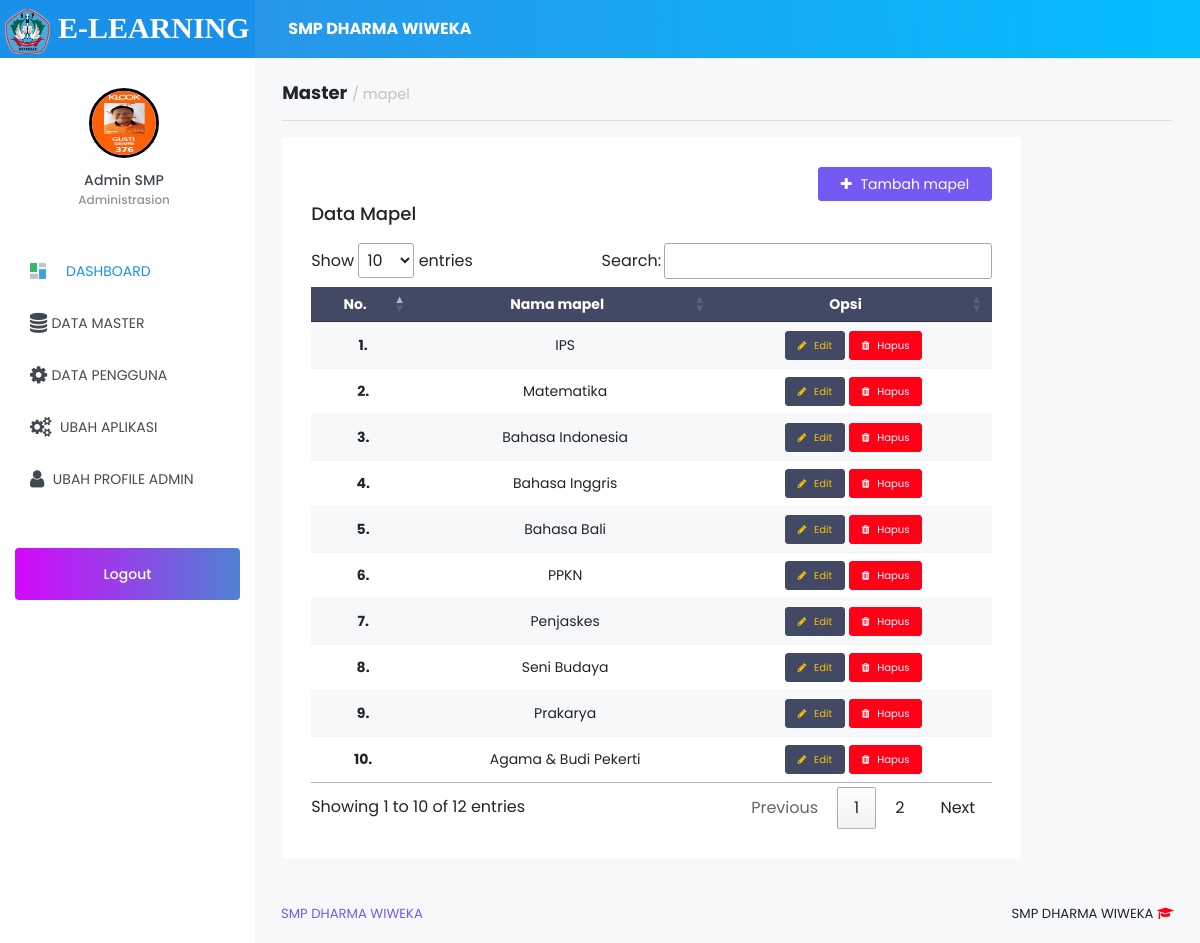
Page /Admin/index.php?page=mapel (signed in) on the committed database.
### tables this page shows
CREATE TABLE `tb_sekolah` (
  `id_sekolah` int(11) NOT NULL,
  `nama_sekolah` varchar(120) NOT NULL,
  `kepsek` varchar(120) NOT NULL,
  `textlogo` varchar(120) NOT NULL,
  `logo` varchar(255) NOT NULL,
  `copyright` varchar(255) NOT NULL
);

CREATE TABLE `tb_master_mapel` (
  `id_mapel` int(11) NOT NULL,
  `mapel` varchar(60) NOT NULL
);

### Admin/modul/mapel/data_mapel.php (the view, shortened to what this page needs)
<div class="content-wrapper">
  <h4> <b>Master</b> <small class="text-muted">/ mapel</small></h4>
  <hr>
  <div class="row">
    <div class="col-md-10">
      <div class="card">
        <div class="card-body">
          <p class="card-description">
            <a data-toggle="modal" data-target="#add" class="btn btn-info text-white pull-right"><i class="fa fa-plus"></i> Tambah mapel</a> <br>
          </p>
          <h4 class="card-title">Data mapel</h4>
          <div class="table-responsive">
            <table class="table table-condensed table-striped table-hover" id="data">
              <thead class="bg-dark text-white">
                <tr>
                  <th class="text-center">No.</th>
                  <th class="text-center">Nama mapel</th>
                  <th class="text-center">Opsi</th>
                </tr>
              </thead>
              <tbody>
                <?php
                  $no   = 1;
                  $sql  = mysqli_query($con,"SELECT * FROM tb_master_mapel ORDER BY id_mapel ASC");
                  foreach ($sql as $d) { ?>
                    <tr>
                      <td class="text-center"><b><?=$no++; ?>.</b> </td>
                      <td class="text-center"><?=$d['mapel']?> </td>
                      <td class="text-center">
                        <a data-toggle="modal" data-target="#edit<?=$d['id_mapel']?>" class="btn btn-dark btn-xs text-warning"><i class="fa fa-pencil"></i> Edit</a>
                        <button type="button" class="btn btn-danger btn-xs" data-toggle="modal" data-target="#hapus<?=$d['id_mapel']?>"><i class="fa fa-trash"></i> Hapus</button>
                      </td>
                    </tr>
                  <?php }
                ?>
              </tbody>
            </table>
          </div>
        </div>
      </div>
    </div>
  </div>
</div>

### Admin/index.php (shortened to what this page needs)
<?php
  include '../config/db.php';
  if (@$_SESSION['Admin']) {
    if (@$_SESSION['Admin']) {
      $sesi = @$_SESSION['Admin'];
    }
    $sql  = mysqli_query($con,"SELECT * FROM tb_admin WHERE id_admin = '$sesi'") or die(mysqli_error($con));
    $data = mysqli_fetch_array($sql);
    $sekolah  = mysqli_query($con,"SELECT * FROM tb_sekolah WHERE id_sekolah=1 ");
    $apl      = mysqli_fetch_array($sekolah);
?>
<!DOCTYPE html>
<html lang="en">
<head>
  <link rel="stylesheet" href="../vendor/node_modules/mdi/css/materialdesignicons.min.css">
  <link rel="stylesheet" href="../vendor/node_modules/simple-line-icons/css/simple-line-icons.css">
  <link rel="stylesheet" href="../vendor/node_modules/font-awesome/css/font-awesome.min.css" />
  <link rel="stylesheet" href="../vendor/css/style.css">
  <link href="../vendor/sweetalert/sweetalert.css" rel="stylesheet" />
  <link rel="stylesheet" href="//cdn.datatables.net/1.10.25/css/jquery.dataTables.min.css">
</head>
<body>
  <div class="container-scroller">
    <nav class="navbar col-lg-12 col-12 p-0 fixed-top d-flex flex-row">
      <div class="text-center navbar-brand-wrapper d-flex align-items-top justify-content-center" style="background-color: #1991eb;">
        <a class="navbar-brand brand-logo" href="index.php" style="font-family:Aegyptus;font-weight: bold;font-size: 30px;">
          <img src="../vendor/images/<?=$apl['logo'];?>" alt="logo" style="height: 45px;width: 45px;border-radius: 10px;">
          <b><?=$apl['textlogo'];?></b>
        </a>
      </div>
      <div class="navbar-menu-wrapper d-flex align-items-center">
        <ul class="navbar-nav navbar-nav-left header-links d-none d-md-flex">
          <li class="nav-item" style="width: 400px;">
            <a href="#" style="color: #fff;text-decoration: none;">
              <b><?=$apl['nama_sekolah'];?></b>
            </a>
          </li>
        </ul>
      </div>
    </nav>
    <div class="container-fluid page-body-wrapper">
      <nav class="sidebar sidebar-offcanvas" id="sidebar">
        <ul class="nav">
          <li class="nav-item nav-profile">
            <div class="nav-link">
              <div class="profile-image"> <img src="../vendor/images/img_Guru/<?=$data['foto']; ?>" alt="image" style="border:3px solid black;"/> <span class="online-status online"></span> </div>
              <div class="profile-name">
                <p class="name"><?=$data['nama_lengkap']; ?></p>
                <p class="designation">Administrasion</p>
              </div>
            </div>
          </li>
          <li class="nav-item">
            <a class="nav-link" href="index.php"><img class="menu-icon" src="../vendor/images/menu_icons/01.png" alt="menu icon"><span class="menu-title">DASHBOARD</span></a>
          </li>
          <li class="nav-item">
            <a class="nav-link" data-toggle="collapse" href="#masterData" aria-expanded="false" aria-controls="general-pages"> <i class="fa fa-database"style="font-size:20px;"></i> &nbsp; <span class="menu-title"> DATA MASTER </span><i class="menu-arrow"></i>
            </a>
          </li>
          <li class="nav-item">
            <a class="nav-link" data-toggle="collapse" href="#evaluasi" aria-expanded="false" aria-controls="general-pages"> <i class="fa fa-spin fa-gear icon-md"style="font-size:20px;"></i> &nbsp; <span class="menu-title"> DATA PENGGUNA </span><i class="menu-arrow"></i>
            </a>
          </li>
          <li class="nav-item">
            <a class="nav-link" href="?page=setting">
              <i class="fa fa-gears" style="font-size:20px;"></i> &nbsp;&nbsp;<span class="menu-title">UBAH APLIKASI</span>
            </a>
          </li>
          <li class="nav-item">
            <a class="nav-link" href="?page=setting&act=user">
              <i class="fa fa-user" style="font-size:20px;"></i> &nbsp;&nbsp;<span class="menu-title">UBAH PROFILE ADMIN</span>
            </a>
          </li>
          <li class="nav-item purchase-button">
            <a class="nav-link" href="logout.php">Logout</a>
          </li>
        </ul>
      </nav>
      <div class="main-panel">
        <?php
          $page = @$_GET['page'];
          $act  = @$_GET['act'];
          if ($page=='kelas') {
            if ($act=='') include 'modul/kelas/data_kelas.php';
            elseif ($act=='del') include 'modul/kelas/del_kelas.php';
          } elseif ($page=='semester') {
            if ($act=='') include 'modul/semester/data_semester.php';
            elseif ($act=='del') include 'modul/semester/del_semester.php';
          } elseif ($page=='mapel') {
            if ($act=='') include 'modul/mapel/data_mapel.php';
            elseif ($act=='del') include 'modul/mapel/del_mapel.php';
          } elseif ($page=='jenisujian') {
            if ($act=='') include 'modul/jenisujian/data_jenisujian.php';
            elseif ($act=='del') include 'modul/jenisujian/del_jenisujian.php';
          } elseif ($page=='jenisperangkat') {
            if ($act=='') include 'modul/jenisperangkat/data_perangkat.php';
            elseif ($act=='del') include 'modul/jenisperangkat/del_perangkat.php';
          } elseif ($page=='setting') {
            if ($act=='') include 'modul/setting/setting.php';
            elseif ($act=='user') include 'modul/setting/setting_user.php';
          } elseif ($page == 'jadwal') {
            if ($act=='') include 'modul/jadwal/data.php';
            elseif ($act=='add') include 'modul/jadwal/tambah.php';
            elseif ($act=='edit') include 'modul/jadwal/edit.php';
            elseif ($act=='delete') include 'modul/jadwal/delete.php';
          } elseif ($page=='proses') {
            include 'modul/procces.php';
          } elseif ($page=='') {
            include 'Home.php';
          } else {
            echo "<b>4014!</b> Tidak ada halaman !";
          }
        ?>
        <footer class="footer">
          <div class="container-fluid clearfix">
            <span class="text-info d-block text-center text-sm-left d-sm-inline-block">
              <?=$apl['copyright'];?>
            </span>
            <span class="float-none float-sm-right d-block mt-1 mt-sm-0 text-center"><?php echo $apl['nama_sekolah']; ?> <i class="fa fa-graduation-cap text-danger"></i></span>
          </div>
        </footer>
      </div>
    </div>
  </div>
</body>
</html>
<?php
} else{
	include 'modul/500.html';
}

### rows in the picture
tb_sekolah: logo (picture), textlogo "E-LEARNING", nama_sekolah "SMP DHARMA WIWEKA", copyright "SMP DHARMA WIWEKA"
tb_master_mapel: mapel "IPS"
tb_master_mapel: mapel "Matematika"
tb_master_mapel: mapel "Bahasa Indonesia"
tb_master_mapel: mapel "Bahasa Inggris"
tb_master_mapel: mapel "Bahasa Bali"
tb_master_mapel: mapel "PPKN"
tb_master_mapel: mapel "Penjaskes"
tb_master_mapel: mapel "Seni Budaya"
tb_master_mapel: mapel "Prakarya"
tb_master_mapel: mapel "Agama & Budi Pekerti"

### other values in the picture
$data['nama_lengkap'] "Admin SMP"
